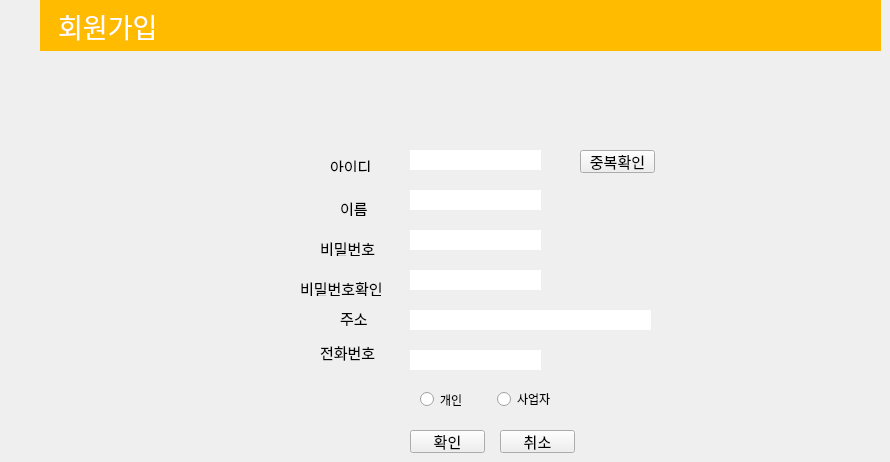
   <widget class="QWidget" name="page_2">
    <widget class="QLabel" name="label_4">
     <property name="geometry">
      <rect>
       <x>340</x>
       <y>200</y>
       <width>56</width>
       <height>16</height>
      </rect>
     </property>
     <property name="font">
      <font>
       <family>경기천년바탕 Regular</family>
       <pointsize>11</pointsize>
      </font>
     </property>
     <property name="text">
      <string>이름</string>
     </property>
    </widget>
    <widget class="QLineEdit" name="name_check">
     <property name="geometry">
      <rect>
       <x>410</x>
       <y>190</y>
       <width>131</width>
       <height>20</height>
      </rect>
     </property>
     <property name="styleSheet">
      <string notr="true">border-style: solid;
</string>
     </property>
    </widget>
    <widget class="QLabel" name="label_5">
     <property name="geometry">
      <rect>
       <x>330</x>
       <y>160</y>
       <width>56</width>
       <height>12</height>
      </rect>
     </property>
     <property name="font">
      <font>
       <family>경기천년바탕 Regular</family>
       <pointsize>11</pointsize>
      </font>
     </property>
     <property name="text">
      <string>아이디</string>
     </property>
    </widget>
    <widget class="QLineEdit" name="id_check">
     <property name="geometry">
      <rect>
       <x>410</x>
       <y>150</y>
       <width>131</width>
       <height>20</height>
      </rect>
     </property>
     <property name="styleSheet">
      <string notr="true">border-style: solid;
</string>
     </property>
    </widget>
    <widget class="QPushButton" name="overlap_button">
     <property name="geometry">
      <rect>
       <x>580</x>
       <y>150</y>
       <width>75</width>
       <height>23</height>
      </rect>
     </property>
     <property name="font">
      <font>
       <family>경기천년바탕 Regular</family>
       <pointsize>11</pointsize>
      </font>
     </property>
     <property name="text">
      <string>중복확인</string>
     </property>
    </widget>
    <widget class="QLabel" name="label_6">
     <property name="geometry">
      <rect>
       <x>320</x>
       <y>240</y>
       <width>56</width>
       <height>16</height>
      </rect>
     </property>
     <property name="font">
      <font>
       <family>경기천년바탕 Regular</family>
       <pointsize>11</pointsize>
      </font>
     </property>
     <property name="text">
      <string>비밀번호</string>
     </property>
    </widget>
    <widget class="QLineEdit" name="pw_check">
     <property name="geometry">
      <rect>
       <x>410</x>
       <y>230</y>
       <width>131</width>
       <height>20</height>
      </rect>
     </property>
     <property name="styleSheet">
      <string notr="true">border-style: solid;
</string>
     </property>
     <property name="echoMode">
      <enum>QLineEdit::Password</enum>
     </property>
    </widget>
    <widget class="QLabel" name="label_7">
     <property name="geometry">
      <rect>
       <x>300</x>
       <y>280</y>
       <width>81</width>
       <height>16</height>
      </rect>
     </property>
     <property name="font">
      <font>
       <family>경기천년바탕 Regular</family>
       <pointsize>11</pointsize>
      </font>
     </property>
     <property name="text">
      <string>비밀번호확인</string>
     </property>
    </widget>
    <widget class="QLineEdit" name="pw2_check">
     <property name="geometry">
      <rect>
       <x>410</x>
       <y>270</y>
       <width>131</width>
       <height>20</height>
      </rect>
     </property>
     <property name="styleSheet">
      <string notr="true">border-style: solid;
</string>
     </property>
     <property name="echoMode">
      <enum>QLineEdit::Password</enum>
     </property>
    </widget>
    <widget class="QLabel" name="label_8">
     <property name="geometry">
      <rect>
       <x>340</x>
       <y>310</y>
       <width>31</width>
       <height>16</height>
      </rect>
     </property>
     <property name="font">
      <font>
       <family>경기천년바탕 Regular</family>
       <pointsize>11</pointsize>
      </font>
     </property>
     <property name="text">
      <string>주소</string>
     </property>
    </widget>
    <widget class="QLineEdit" name="add_check">
     <property name="geometry">
      <rect>
       <x>410</x>
       <y>310</y>
       <width>241</width>
       <height>20</height>
      </rect>
     </property>
     <property name="styleSheet">
      <string notr="true">border-style: solid;
</string>
     </property>
    </widget>
    <widget class="QLabel" name="label_9">
     <property name="geometry">
      <rect>
       <x>320</x>
       <y>342</y>
       <width>56</width>
       <height>20</height>
      </rect>
     </property>
     <property name="font">
      <font>
       <family>경기천년바탕 Regular</family>
       <pointsize>11</pointsize>
      </font>
     </property>
     <property name="text">
      <string>전화번호</string>
     </property>
    </widget>
    <widget class="QLineEdit" name="phon_check">
     <property name="geometry">
      <rect>
       <x>410</x>
       <y>350</y>
       <width>131</width>
       <height>20</height>
      </rect>
     </property>
     <property name="styleSheet">
      <string notr="true">border-style: solid;
</string>
     </property>
    </widget>
    <widget class="QPushButton" name="signup_confirm_button">
     <property name="geometry">
      <rect>
       <x>410</x>
       <y>430</y>
       <width>75</width>
       <height>23</height>
      </rect>
     </property>
     <property name="font">
      <font>
       <family>경기천년바탕 Regular</family>
       <pointsize>11</pointsize>
      </font>
     </property>
     <property name="text">
      <string>확인</string>
     </property>
    </widget>
    <widget class="QPushButton" name="signup_cancle_button">
     <property name="geometry">
      <rect>
       <x>500</x>
       <y>430</y>
       <width>75</width>
       <height>23</height>
      </rect>
     </property>
     <property name="font">
      <font>
       <family>경기천년바탕 Regular</family>
       <pointsize>11</pointsize>
      </font>
     </property>
     <property name="text">
      <string>취소</string>
     </property>
    </widget>
    <widget class="QRadioButton" name="seller_Confirm_button">
     <property name="geometry">
      <rect>
       <x>497</x>
       <y>391</y>
       <width>90</width>
       <height>16</height>
      </rect>
     </property>
     <property name="text">
      <string>사업자</string>
     </property>
    </widget>
    <widget class="QRadioButton" name="buyer_Confirm_button">
     <property name="geometry">
      <rect>
       <x>420</x>
       <y>389</y>
       <width>71</width>
       <height>21</height>
      </rect>
     </property>
     <property name="text">
      <string>개인</string>
     </property>
    </widget>
    <widget class="QLabel" name="label_38">
     <property name="geometry">
      <rect>
       <x>40</x>
       <y>0</y>
       <width>841</width>
       <height>51</height>
      </rect>
     </property>
     <property name="font">
      <font>
       <family>경기천년바탕 Bold</family>
       <pointsize>20</pointsize>
      </font>
     </property>
     <property name="styleSheet">
      <string notr="true">background-color:rgb(255,187,0);
color:white;
</string>
     </property>
     <property name="text">
      <string>   회원가입</string>
     </property>
    </widget>
   </widget>
